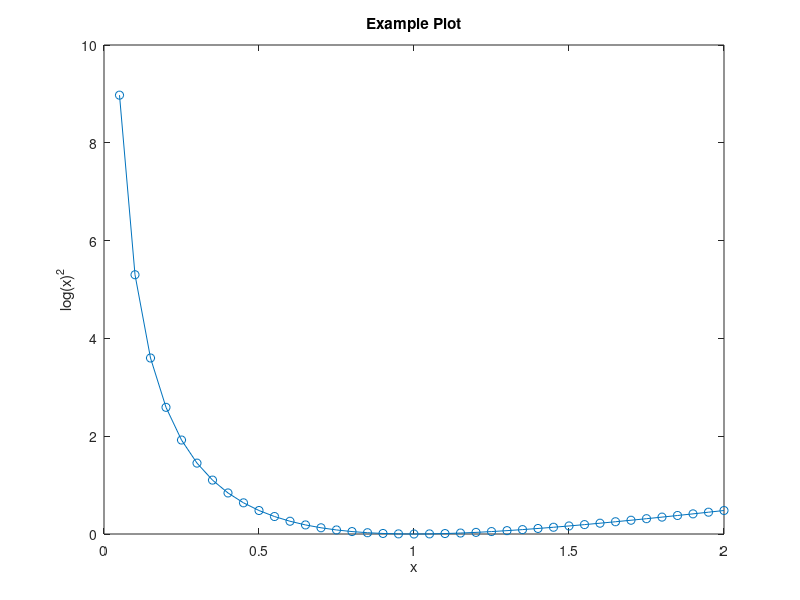

Reproduce this figure in MATLAB. (Note: this script raises an error after producing the figure.)
%% ex1_Introduction
% ----------------------------------------------------------------------- %
% exploreData is a helpful function designed to allow the user to select
% data points from a plot (or multiple plots) and run further analysis or
% visualization on them. 
% 
% exploreData will activate "Data Cursor Mode" on the matlab figure and
% adjust its functionality to suit our purposes. If you change modes, to
% zoom in on the plot for instance, you need only to change the mode back
% to the "Data Cursor Mode" to regain the selection functionality.
% 
% This example demonstrates two things required to run the function. 
%   1. the format to define pushbuttons and their callback functions 
%      (functions executed when they are pressed). 
%      See section: Setup exploreData.
%   2. the order and structure of arguments that exploreData passes to 
%      those functions and how to pass your own arguments.
%      See section: Callback Functions
% ----------------------------------------------------------------------- %

%% Build a figure
% Just an example plot to demonstrate some functionality
FIG = figure;

x = 0.05:0.05:2;
y = log(x).^2;

plot(x,y,'-o')

title('Example Plot')
xlabel('x')
ylabel('log(x)^2')

%% Setup exploreData
% ----------------------------------------------------------------------- %
% This argument defines the number, label, and callback functions plus
% arguments of pushbuttons on the figure window. exploreData will place the 
% pushbuttons automatically. 
% 
% Each element of the PUSHBUTTONS cell corresponds to one pushbutton and
% defines the button name, callback function handle, and user defined input
% arguments to the function as a nested cell array.
myarg1 = 'Button Pressed';
PUSHBUTTONS = {{'Display', @myFunc1}, ...
               {'Another Button', @myFunc2, myarg1}};
% ----------------------------------------------------------------------- %

exploreData(FIG, PUSHBUTTONS);

%% Callback Functions
function myFunc1(src, event, ui, slct)
% ----------------------------------------------------------------------- %
% This is the function that will execute when the pushbutton is pressed. 
% The first 4 arguments to the function MUST be reserved for 
% exploreData. The latter arguments should correspond to those in the 
% cell array. Eg:
%   pbtnfcn = {'My Button', @myFunc, arg1, arg2};
% will correspond to the user function,
%   function myFunc(src, event, ui, slct, arg1, arg2 )
% 
% More about the reserved arguments can be found in the initial 
% documentation for exploreData under the description of the input
% argument "pbtnfcn".
% 
% This function can be defined to do anything you'd like; compute results
% based on the selected points, display figures of data taken from the
% selected points, launch another instance of explore results, etc. 
% 
% This function cannot, unfortunately, return any data back to the 
% workspace easily. This is not how MATLAB has designed their graphics 
% objects to work. To return data to the workspace the user has two
% options. First is to save the data into a matlab file and load it again 
% later. Second is to place the data in the figures 'UserData' property. 
%   FIG.UserData = mydata;
% ----------------------------------------------------------------------- %

% ----------------------------------------------------------------------- %
% Display the data structs passed to the function by exploreData. These
% contain information on the ui elements and selected points.
disp('The structure of the arguments holding selected point information')
disp('slct:')
disp(slct)
disp('ui:')
disp(ui)
% ----------------------------------------------------------------------- %

% ----------------------------------------------------------------------- %
% Note that the full data matrices associated with each selected point in
% slct are stored in ui.xplr(slct(p).chartnum).
disp(['The number of selectable charts is: ' num2str(length(ui.xpl))])
disp(['The number of selected points is: ' num2str(length(slct))])
if ~isempty(slct)
    disp(['The first selected point comes from chart ' ...
          num2str(slct(1).chartnum) ' in ui.xpl with:'])
    disp(['    point = ' num2str(slct(1).point')])
    disp(['    index = ' num2str(slct(1).index)])
    fprintf('\n')

    disp('The data labels for this point are:')
    str = '    ';
    for d = 1:size(ui.xpl(slct(1).chartnum).data,1)
        str = [str '  ' ui.xpl(slct(1).chartnum).data{d,1}];
    end
    disp(str)
else
    disp('Please select a data point!')
end
fprintf('\n')

disp('The full data arrays can be accessed by ''ui.xpl( slct(1).chartnum ).data''')
% ----------------------------------------------------------------------- %

end

function myFunc2(src, event, ui, slct, myarg)
% ----------------------------------------------------------------------- %
% This is just a placeholder function used as an example for defining a
% pushbutton whose function takes user input (myarg).
% ----------------------------------------------------------------------- %

disp(myarg)

end